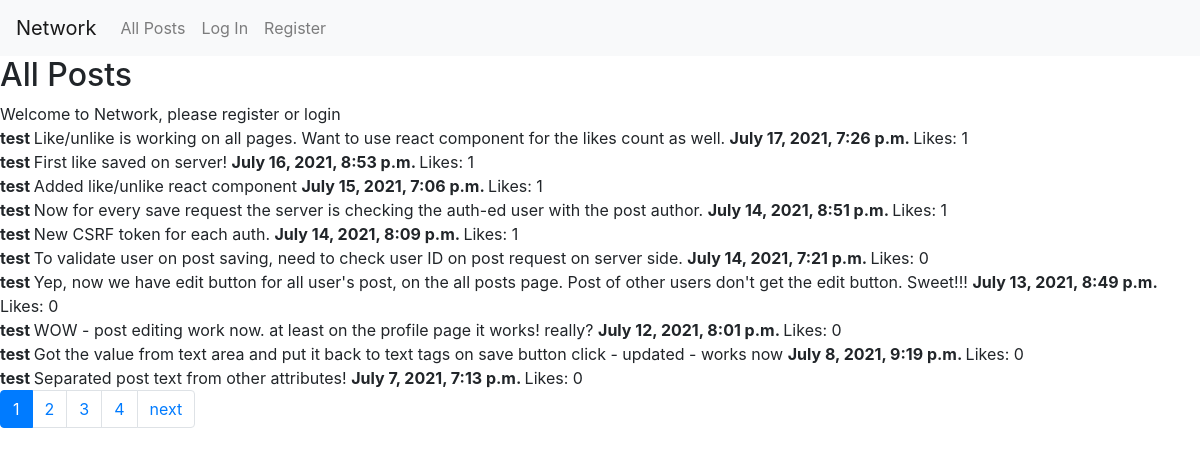
The app's page /, older data.
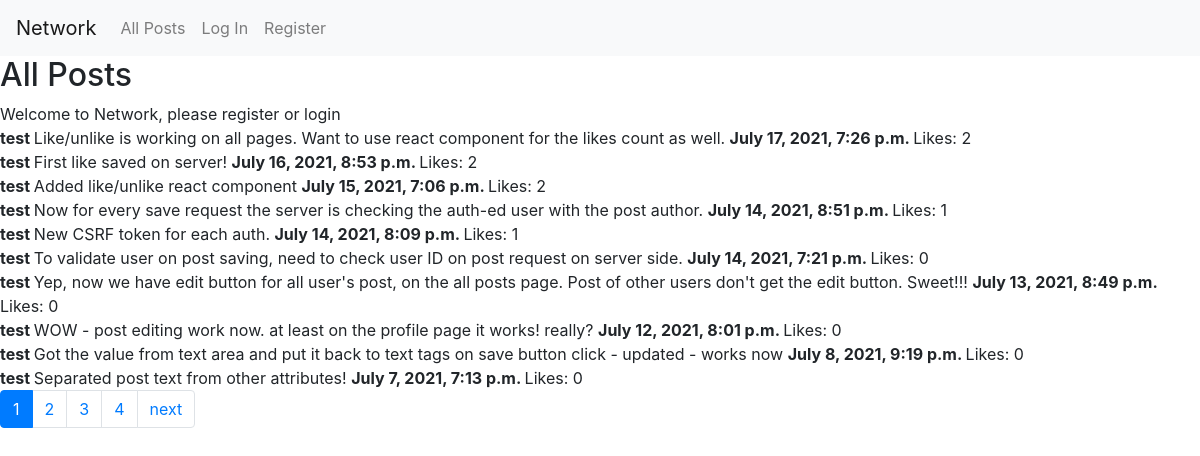
The same page, newer data.
### network/models.py (models this page shows, shortened)
class Post(models.Model):
    author = models.ForeignKey(User, on_delete=models.CASCADE, related_name="posts")
    text = models.CharField(max_length=100)
    likes_count = models.PositiveIntegerField(default=0) # stores the number of likes for this post
    likes_users = models.ManyToManyField(User, blank=True) # this table stores pairs User:Post
    date_time = models.DateTimeField(auto_now=False, auto_now_add=True)

class User(AbstractUser):
    following = models.ManyToManyField('self', symmetrical=False, related_name="followers", blank=True) # how to avoid following yourself
    def __str__(self):
        return f"{self.username}"

### network/views.py (the view)
# urls.py: path("", views.index, name="index"),
def index(request):
    context = {}
    if Post.objects.all().exists():
        all_posts = Post.objects.all().order_by("-date_time")
        paginator = Paginator(all_posts, 10)
        page_number = request.GET.get('page')
        page_obj = paginator.get_page(page_number)
        context["page_obj"] = page_obj
    if not request.user.is_authenticated:
        context["message"] = "Welcome to Network, please register or login"
    else:
        context["newpostform"] = NewPostForm()
        context["user_id"] = request.user.id
    return render(request, "network/index.html", context)

### network/templates/network/index.html (shortened to what this page needs)
{% extends "network/layout.html" %}
{% block body %}
    <h2> All Posts </h2>
    {{message}}
    <br>
    <div>
        {% for post in page_obj %}
            <div class="post" id="{{post.id}}">
                <b> {{post.author}} </b>
                <text class="text"> {{post.text}} </text>
                <b> {{post.date_time}} </b>
                <likes class="likes"> Likes: {{post.likes_count}} </likes>
            </div>
        {% endfor %}
    </div>
{% endblock %}

### network/templates/network/layout.html (shortened to what this page needs)
{% load static %}
<!DOCTYPE html>
<html lang="en">
    <head>
        <link rel="stylesheet" href="https://stackpath.bootstrapcdn.com/bootstrap/4.4.1/css/bootstrap.min.css">
        <link href="{% static 'network/styles.css' %}" rel="stylesheet">
    </head>
    <body>
        <nav class="navbar navbar-expand-lg navbar-light bg-light">
            <a class="navbar-brand" href="#">Network</a>
            <div>
              <ul class="navbar-nav mr-auto">
                <li class="nav-item">
                  <a class="nav-link" href="{% url 'index' %}">All Posts</a>
                </li>
                {% if user.is_authenticated %}
                    <li class="nav-item">
                        <a class="nav-link" href="{% url 'following' %}">Following</a>
                    </li>
                    <li class="nav-item">
                        <a class="nav-link" href="{% url 'logout' %}">Log Out</a>
                    </li>
                {% else %}
                    <li class="nav-item">
                        <a class="nav-link" href="{% url 'login' %}">Log In</a>
                    </li>
                    <li class="nav-item">
                        <a class="nav-link" href="{% url 'register' %}">Register</a>
                    </li>
                {% endif %}
              </ul>
            </div>
          </nav>
        <div class="body">
            {% block body %}
            {% endblock %}
        </div>
        <nav aria-label="Posts navigation pages">
            <ul class="pagination">
                {% for current_page in page_obj.paginator.page_range %}
                    {% if current_page != page_obj.number %}
                        <li class="page-item">
                            <a class="page-link" href="?page={{ current_page }}">
                                {{current_page}}
                            </a>
                        </li>
                    {% else %}
                        <li class="page-item active">
                            <a class="page-link">
                                {{current_page}}
                            </a>
                        </li>
                    {% endif %}
                {% endfor %}
                {% if page_obj.has_next %}
                    <li class="page-item">
                        <a class="page-link" href="?page={{ page_obj.next_page_number }}">
                            next
                        </a>
                    </li>
                {% endif %}
            </ul>
        </nav>
    </body>
</html>

Row changes from the older to the newer data that the page shows:
changed Post "July 17, 2021, 7:26 p.m.": likes_count "1" → "2"
changed Post "First like saved on server!": likes_count "1" → "2"
changed Post "Added like/unlike react component": likes_count "1" → "2"
